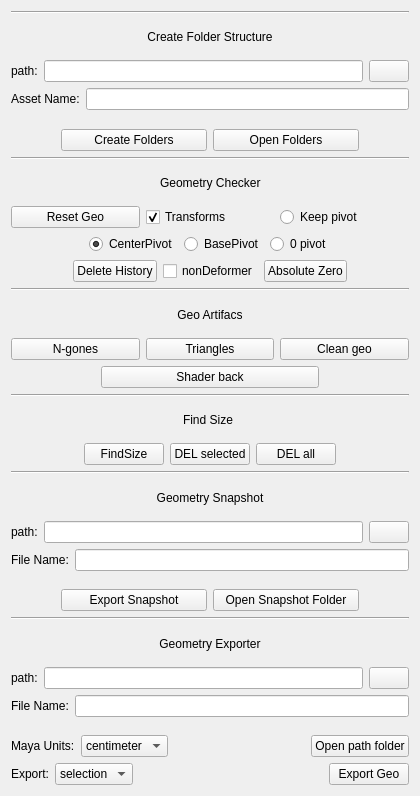
         <widget class="QWidget" name="scrollAreaWidgetContents">
          <property name="geometry">
           <rect>
            <x>0</x>
            <y>0</y>
            <width>420</width>
            <height>796</height>
           </rect>
          </property>
          <property name="sizePolicy">
           <sizepolicy hsizetype="Minimum" vsizetype="Preferred">
            <horstretch>0</horstretch>
            <verstretch>0</verstretch>
           </sizepolicy>
          </property>
          <layout class="QVBoxLayout" name="verticalLayout_8">
           <item>
            <widget class="Line" name="line_2">
             <property name="orientation">
              <enum>Qt::Horizontal</enum>
             </property>
            </widget>
           </item>
           <item>
            <widget class="QLabel" name="label_21">
             <property name="text">
              <string>Create Folder Structure</string>
             </property>
             <property name="alignment">
              <set>Qt::AlignCenter</set>
             </property>
            </widget>
           </item>
           <item>
            <layout class="QHBoxLayout" name="pathHLayout_5">
             <item>
              <layout class="QFormLayout" name="formLayout_8">
               <item row="0" column="0">
                <widget class="QLabel" name="label_22">
                 <property name="text">
                  <string>path:</string>
                 </property>
                </widget>
               </item>
               <item row="0" column="1">
                <widget class="QLineEdit" name="createModelFoldersPath_lne"/>
               </item>
              </layout>
             </item>
             <item>
              <widget class="QPushButton" name="getModelFoldersPath_btn">
               <property name="text">
                <string/>
               </property>
              </widget>
             </item>
            </layout>
           </item>
           <item>
            <layout class="QFormLayout" name="formLayout_9">
             <item row="0" column="0">
              <widget class="QLabel" name="label_23">
               <property name="text">
                <string>Asset Name:</string>
               </property>
              </widget>
             </item>
             <item row="0" column="1">
              <widget class="QLineEdit" name="createModelFoldersAssetName_lne"/>
             </item>
            </layout>
           </item>
           <item>
            <layout class="QHBoxLayout" name="horizontalLayout_22">
             <item>
              <spacer name="horizontalSpacer_30">
               <property name="orientation">
                <enum>Qt::Horizontal</enum>
               </property>
               <property name="sizeType">
                <enum>QSizePolicy::Fixed</enum>
               </property>
               <property name="sizeHint" stdset="0">
                <size>
                 <width>50</width>
                 <height>20</height>
                </size>
               </property>
              </spacer>
             </item>
             <item>
              <widget class="QPushButton" name="createModelFolders_btn">
               <property name="text">
                <string>Create Folders</string>
               </property>
              </widget>
             </item>
             <item>
              <widget class="QPushButton" name="openModelFolders_btn">
               <property name="text">
                <string>Open Folders</string>
               </property>
              </widget>
             </item>
             <item>
              <spacer name="horizontalSpacer_31">
               <property name="orientation">
                <enum>Qt::Horizontal</enum>
               </property>
               <property name="sizeType">
                <enum>QSizePolicy::Fixed</enum>
               </property>
               <property name="sizeHint" stdset="0">
                <size>
                 <width>50</width>
                 <height>20</height>
                </size>
               </property>
              </spacer>
             </item>
            </layout>
           </item>
           <item>
            <widget class="Line" name="line_9">
             <property name="orientation">
              <enum>Qt::Horizontal</enum>
             </property>
            </widget>
           </item>
           <item>
            <layout class="QHBoxLayout" name="horizontalLayout_12">
             <item>
              <spacer name="horizontalSpacer_8">
               <property name="orientation">
                <enum>Qt::Horizontal</enum>
               </property>
               <property name="sizeHint" stdset="0">
                <size>
                 <width>40</width>
                 <height>20</height>
                </size>
               </property>
              </spacer>
             </item>
             <item>
              <widget class="QLabel" name="label_2">
               <property name="text">
                <string>Geometry Checker</string>
               </property>
              </widget>
             </item>
             <item>
              <spacer name="horizontalSpacer_7">
               <property name="orientation">
                <enum>Qt::Horizontal</enum>
               </property>
               <property name="sizeHint" stdset="0">
                <size>
                 <width>40</width>
                 <height>20</height>
                </size>
               </property>
              </spacer>
             </item>
            </layout>
           </item>
           <item>
            <layout class="QHBoxLayout" name="horizontalLayout_6">
             <item>
              <widget class="QPushButton" name="resetGeo_btn">
               <property name="text">
                <string>Reset Geo</string>
               </property>
              </widget>
             </item>
             <item>
              <widget class="QCheckBox" name="resetTransforms_cbx">
               <property name="text">
                <string>Transforms</string>
               </property>
               <property name="checked">
                <bool>true</bool>
               </property>
              </widget>
             </item>
             <item>
              <widget class="QRadioButton" name="keepPivot_btn">
               <property name="text">
                <string>Keep pivot</string>
               </property>
              </widget>
             </item>
            </layout>
           </item>
           <item>
            <layout class="QHBoxLayout" name="horizontalLayout">
             <item>
              <spacer name="horizontalSpacer_9">
               <property name="orientation">
                <enum>Qt::Horizontal</enum>
               </property>
               <property name="sizeHint" stdset="0">
                <size>
                 <width>40</width>
                 <height>20</height>
                </size>
               </property>
              </spacer>
             </item>
             <item>
              <widget class="QRadioButton" name="centerPivot_btn">
               <property name="text">
                <string>CenterPivot</string>
               </property>
               <property name="checked">
                <bool>true</bool>
               </property>
              </widget>
             </item>
             <item>
              <widget class="QRadioButton" name="basePivot_btn">
               <property name="text">
                <string>BasePivot</string>
               </property>
              </widget>
             </item>
             <item>
              <widget class="QRadioButton" name="zeroPivot_btn">
               <property name="text">
                <string>0 pivot</string>
               </property>
              </widget>
             </item>
             <item>
              <spacer name="horizontalSpacer_2">
               <property name="orientation">
                <enum>Qt::Horizontal</enum>
               </property>
               <property name="sizeHint" stdset="0">
                <size>
                 <width>40</width>
                 <height>20</height>
                </size>
               </property>
              </spacer>
             </item>
            </layout>
           </item>
           <item>
            <layout class="QHBoxLayout" name="horizontalLayout_2">
             <item>
              <spacer name="horizontalSpacer_21">
               <property name="orientation">
                <enum>Qt::Horizontal</enum>
               </property>
               <property name="sizeHint" stdset="0">
                <size>
                 <width>40</width>
                 <height>20</height>
                </size>
               </property>
              </spacer>
             </item>
             <item>
              <widget class="QPushButton" name="deleteHistory_btn">
               <property name="text">
                <string>Delete History</string>
               </property>
              </widget>
             </item>
             <item>
              <widget class="QCheckBox" name="nonDeformer_cbx">
               <property name="text">
                <string>nonDeformer</string>
               </property>
              </widget>
             </item>
             <item>
              <widget class="QPushButton" name="absoluteZero_btn">
               <property name="text">
                <string>Absolute Zero</string>
               </property>
              </widget>
             </item>
             <item>
              <spacer name="horizontalSpacer_3">
               <property name="orientation">
                <enum>Qt::Horizontal</enum>
               </property>
               <property name="sizeHint" stdset="0">
                <size>
                 <width>40</width>
                 <height>20</height>
                </size>
               </property>
              </spacer>
             </item>
            </layout>
           </item>
           <item>
            <widget class="Line" name="line">
             <property name="orientation">
              <enum>Qt::Horizontal</enum>
             </property>
            </widget>
           </item>
           <item>
            <widget class="QLabel" name="label_8">
             <property name="text">
              <string>Geo Artifacs</string>
             </property>
             <property name="alignment">
              <set>Qt::AlignCenter</set>
             </property>
            </widget>
           </item>
           <item>
            <layout class="QHBoxLayout" name="horizontalLayout_13">
             <item>
              <widget class="QPushButton" name="nGones_btn">
               <property name="text">
                <string>N-gones</string>
               </property>
              </widget>
             </item>
             <item>
              <widget class="QPushButton" name="triangles_btn">
               <property name="text">
                <string>Triangles</string>
               </property>
              </widget>
             </item>
             <item>
              <widget class="QPushButton" name="cleanGeo_btn">
               <property name="enabled">
                <bool>true</bool>
               </property>
               <property name="text">
                <string>Clean geo</string>
               </property>
              </widget>
             </item>
            </layout>
           </item>
           <item>
            <layout class="QHBoxLayout" name="horizontalLayout_14">
             <item>
              <spacer name="horizontalSpacer_13">
               <property name="orientation">
                <enum>Qt::Horizontal</enum>
               </property>
               <property name="sizeType">
                <enum>QSizePolicy::Fixed</enum>
               </property>
               <property name="sizeHint" stdset="0">
                <size>
                 <width>90</width>
                 <height>20</height>
                </size>
               </property>
              </spacer>
             </item>
             <item>
              <widget class="QPushButton" name="shderBack_btn">
               <property name="text">
                <string>Shader back</string>
               </property>
              </widget>
             </item>
             <item>
              <spacer name="horizontalSpacer_14">
               <property name="orientation">
                <enum>Qt::Horizontal</enum>
               </property>
               <property name="sizeType">
                <enum>QSizePolicy::Fixed</enum>
               </property>
               <property name="sizeHint" stdset="0">
                <size>
                 <width>90</width>
                 <height>20</height>
                </size>
               </property>
              </spacer>
             </item>
            </layout>
           </item>
           <item>
            <widget class="Line" name="line_4">
             <property name="orientation">
              <enum>Qt::Horizontal</enum>
             </property>
            </widget>
           </item>
           <item>
            <layout class="QHBoxLayout" name="horizontalLayout_4">
             <item>
              <spacer name="horizontalSpacer_5">
               <property name="orientation">
                <enum>Qt::Horizontal</enum>
               </property>
               <property name="sizeHint" stdset="0">
                <size>
                 <width>40</width>
                 <height>20</height>
                </size>
               </property>
              </spacer>
             </item>
             <item>
              <widget class="QLabel" name="label">
               <property name="text">
                <string>Find Size </string>
               </property>
              </widget>
             </item>
             <item>
              <spacer name="horizontalSpacer_6">
               <property name="orientation">
                <enum>Qt::Horizontal</enum>
               </property>
               <property name="sizeHint" stdset="0">
                <size>
                 <width>40</width>
                 <height>20</height>
                </size>
               </property>
              </spacer>
             </item>
            </layout>
           </item>
           <item>
            <layout class="QHBoxLayout" name="findSizeHLayout">
             <item>
              <spacer name="horizontalSpacer_15">
               <property name="orientation">
                <enum>Qt::Horizontal</enum>
               </property>
               <property name="sizeHint" stdset="0">
                <size>
                 <width>40</width>
                 <height>20</height>
                </size>
               </property>
              </spacer>
             </item>
             <item>
              <widget class="QPushButton" name="findSize_btn">
               <property name="text">
                <string>FindSize</string>
               </property>
              </widget>
             </item>
             <item>
              <widget class="QPushButton" name="findeSizeDelSel_btn">
               <property name="text">
                <string>DEL selected</string>
               </property>
              </widget>
             </item>
             <item>
              <widget class="QPushButton" name="findeSizeDelAll_btn">
               <property name="text">
                <string>DEL all</string>
               </property>
              </widget>
             </item>
             <item>
              <spacer name="horizontalSpacer">
               <property name="orientation">
                <enum>Qt::Horizontal</enum>
               </property>
               <property name="sizeHint" stdset="0">
                <size>
                 <width>40</width>
                 <height>20</height>
                </size>
               </property>
              </spacer>
             </item>
            </layout>
           </item>
           <item>
            <widget class="Line" name="line_3">
             <property name="orientation">
              <enum>Qt::Horizontal</enum>
             </property>
            </widget>
           </item>
           <item>
            <widget class="QLabel" name="label_11">
             <property name="text">
              <string>Geometry Snapshot</string>
             </property>
             <property name="alignment">
              <set>Qt::AlignCenter</set>
             </property>
            </widget>
           </item>
           <item>
            <layout class="QHBoxLayout" name="pathHLayout_3">
             <item>
              <layout class="QFormLayout" name="formLayout_3">
               <item row="0" column="0">
                <widget class="QLabel" name="label_16">
                 <property name="text">
                  <string>path:</string>
                 </property>
                </widget>
               </item>
               <item row="0" column="1">
                <widget class="QLineEdit" name="saveGeoSnapshotPath_lne"/>
               </item>
              </layout>
             </item>
             <item>
              <widget class="QPushButton" name="getGeoSnapshotPath_btn">
               <property name="text">
                <string/>
               </property>
              </widget>
             </item>
            </layout>
           </item>
           <item>
            <layout class="QFormLayout" name="formLayout_6">
             <item row="0" column="0">
              <widget class="QLabel" name="label_19">
               <property name="text">
                <string>File Name:</string>
               </property>
              </widget>
             </item>
             <item row="0" column="1">
              <widget class="QLineEdit" name="geoSnapshotFileName_lne"/>
             </item>
            </layout>
           </item>
           <item>
            <layout class="QHBoxLayout" name="horizontalLayout_20">
             <item>
              <spacer name="horizontalSpacer_26">
               <property name="orientation">
                <enum>Qt::Horizontal</enum>
               </property>
               <property name="sizeType">
                <enum>QSizePolicy::Fixed</enum>
               </property>
               <property name="sizeHint" stdset="0">
                <size>
                 <width>50</width>
                 <height>20</height>
                </size>
               </property>
              </spacer>
             </item>
             <item>
              <widget class="QPushButton" name="exportGeoSnapshot_btn">
               <property name="text">
                <string>Export Snapshot</string>
               </property>
              </widget>
             </item>
             <item>
              <widget class="QPushButton" name="openGeoSnapshotFolder_btn">
               <property name="text">
                <string>Open Snapshot Folder</string>
               </property>
              </widget>
             </item>
             <item>
              <spacer name="horizontalSpacer_27">
               <property name="orientation">
                <enum>Qt::Horizontal</enum>
               </property>
               <property name="sizeType">
                <enum>QSizePolicy::Fixed</enum>
               </property>
               <property name="sizeHint" stdset="0">
                <size>
                 <width>50</width>
                 <height>20</height>
                </size>
               </property>
              </spacer>
             </item>
            </layout>
           </item>
           <item>
            <widget class="Line" name="line_8">
             <property name="orientation">
              <enum>Qt::Horizontal</enum>
             </property>
            </widget>
           </item>
           <item>
            <widget class="QLabel" name="label_3">
             <property name="text">
              <string>Geometry Exporter</string>
             </property>
             <property name="alignment">
              <set>Qt::AlignCenter</set>
             </property>
            </widget>
           </item>
           <item>
            <layout class="QHBoxLayout" name="pathHLayout">
             <item>
              <layout class="QFormLayout" name="formLayout">
               <item row="0" column="0">
                <widget class="QLabel" name="label_4">
                 <property name="text">
                  <string>path:</string>
                 </property>
                </widget>
               </item>
               <item row="0" column="1">
                <widget class="QLineEdit" name="savePath_lne"/>
               </item>
              </layout>
             </item>
             <item>
              <widget class="QPushButton" name="getSavePath_btn">
               <property name="text">
                <string/>
               </property>
              </widget>
             </item>
            </layout>
           </item>
           <item>
            <layout class="QHBoxLayout" name="horizontalLayout_8">
             <item>
              <layout class="QFormLayout" name="formLayout_2">
               <item row="0" column="0">
                <widget class="QLabel" name="label_5">
                 <property name="text">
                  <string>File Name:</string>
                 </property>
                </widget>
               </item>
               <item row="0" column="1">
                <widget class="QLineEdit" name="fileName_lne"/>
               </item>
              </layout>
             </item>
            </layout>
           </item>
           <item>
            <layout class="QHBoxLayout" name="horizontalLayout_3">
             <item>
              <widget class="QLabel" name="label_6">
               <property name="text">
                <string>Maya Units:</string>
               </property>
              </widget>
             </item>
             <item>
              <widget class="QComboBox" name="mayaUnits_cbx">
               <item>
                <property name="text">
                 <string>centimeter</string>
                </property>
               </item>
               <item>
                <property name="text">
                 <string>meter</string>
                </property>
               </item>
              </widget>
             </item>
             <item>
              <spacer name="horizontalSpacer_4">
               <property name="orientation">
                <enum>Qt::Horizontal</enum>
               </property>
               <property name="sizeHint" stdset="0">
                <size>
                 <width>40</width>
                 <height>20</height>
                </size>
               </property>
              </spacer>
             </item>
             <item>
              <widget class="QPushButton" name="openSaveModelFolder_btn">
               <property name="text">
                <string>Open path folder</string>
               </property>
              </widget>
             </item>
            </layout>
           </item>
           <item>
            <layout class="QHBoxLayout" name="horizontalLayout_7">
             <item>
              <layout class="QFormLayout" name="formLayout_4">
               <item row="1" column="0">
                <widget class="QLabel" name="label_7">
                 <property name="text">
                  <string>Export:</string>
                 </property>
                </widget>
               </item>
               <item row="1" column="1">
                <widget class="QComboBox" name="exportGeo_cbx">
                 <item>
                  <property name="text">
                   <string>selection</string>
                  </property>
                 </item>
                 <item>
                  <property name="text">
                   <string>all</string>
                  </property>
                 </item>
                </widget>
               </item>
              </layout>
             </item>
             <item>
              <spacer name="horizontalSpacer_10">
               <property name="orientation">
                <enum>Qt::Horizontal</enum>
               </property>
               <property name="sizeHint" stdset="0">
                <size>
                 <width>40</width>
                 <height>20</height>
                </size>
               </property>
              </spacer>
             </item>
             <item>
              <widget class="QPushButton" name="exportGeo_btn">
               <property name="text">
                <string>Export Geo</string>
               </property>
              </widget>
             </item>
            </layout>
           </item>
          </layout>
         </widget>
